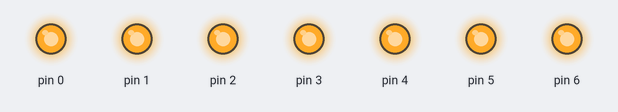
This sketch was run on a simulated Arduino Uno, built with avr-gcc and run on an emulated ATmega328P. On the bench: output pins drawn as LEDs (lit = HIGH).

Above: at 0.1 s.
Timing chart, 0 to 1.6 s (numbered marks = the images above):
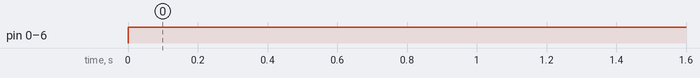

The sketch:

test.ino
```cpp
void setup()
{
    for(int i = 0; i < 7; i++)
    {
        pinMode(i,OUTPUT);
    }
}
void loop()
{

    for(int i = 0; i < 7; i++)
    {
        digitalWrite(i,HIGH);
    }
}
```

Measured:
- by itself, pin 0–6: LOW → HIGH at 0.00 s
